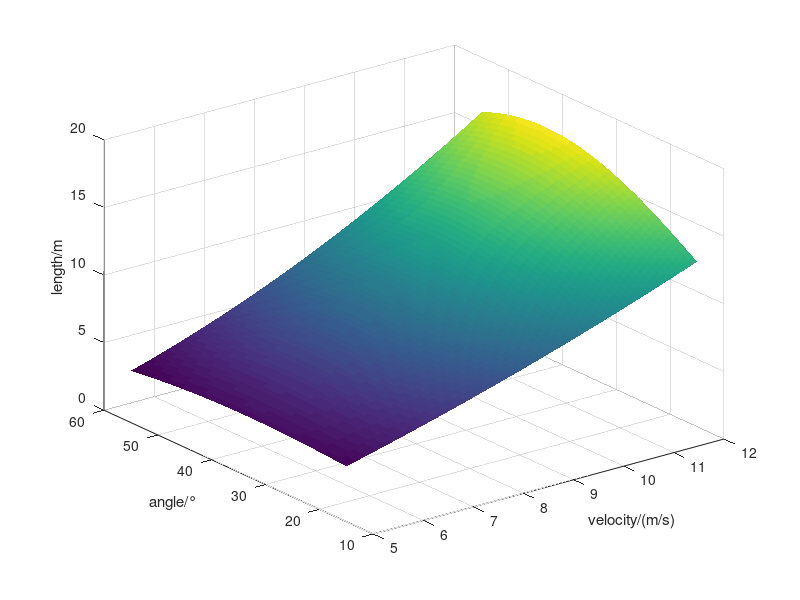

Write MATLAB code to recreate this figure. (Note: this script raises an error after producing the figure.)
clear;clc;
%导入数据
g = 9.81;
Pi = 3.14;
start_velocity= [10.5,10.1,9.9,9.3,9.1,9.9,8.1,8.3,8.2,8.2,8.1,8.0,7.7,7.1,6.9,6.0];
start_angle = [33,34,35,36,31,35,35,32,33,36,35,37,28,35,34,36];
x_length = [13.08,12.36,12.03,10.93,10.28,12.03,8.78,8.99,8.88,8.97,8.78,8.65,7.84,7.22,6.92,5.69];

X = [start_velocity',start_angle'];
Y = x_length';
k0 = 0.5*0.53*1.293*((0.1336/2)^2)*Pi;
%简单模型
%fun = @(p,X)X(:,1).*(cosd(X(:,2))).*((X(:,1).*(sind(X(:,2))))+((X(:,1).*(sind(X(:,2)))).^2+2*p(1)*p(2)).^0.5)/p(1);
%p0 = [9.81,2.4];
%x轴向线性模型，考虑空气阻力二阶量
%fun = @(p,X)X(:,1).*(cosd(X(:,2))).*((X(:,1).*(sind(X(:,2))))+((X(:,1).*(sind(X(:,2)))).^2+2*p(1)*p(2)).^0.5)/p(1) - p(3)*X(:,1).*cosd(X(:,2))/(2*2).*(X(:,1).*(cosd(X(:,2))).*((X(:,1).*(sind(X(:,2))))+((X(:,1).*(sind(X(:,2)))).^2+2*p(1)*p(2)).^0.5)/p(1)).^2;
%p0 = [9.81,2.4,0.0048];
%x轴向线性模型，考虑空气阻力和空气升力二阶量
%t = (X(:,1).*sind(X(:,2)) + ((X(:,1).*sind(X(:,2))).^2+2*p(1)*p(2)).^0.5)/p(1)
%vy = X(:,1).*sind(X(:,2))
%vx = X(:,1).*cosd(X(:,2))
fun = @(p,X)((1-p(3)*((X(:,1).*sind(X(:,2)) + ((X(:,1).*sind(X(:,2))).^2+2*p(1)*p(2)).^0.5)/p(1))+p(3)^2.*(((X(:,1).*sind(X(:,2)) + ((X(:,1).*sind(X(:,2))).^2+2*p(1)*p(2)).^0.5)/p(1)).^2)/2).*(- (X(:,1).*cosd(X(:,2)))*p(3)^2 + p(4)*(X(:,1).*sind(X(:,2)))*p(3) + p(1)*p(4)))/p(3)^3 - (- (X(:,1).*cosd(X(:,2)))*p(3)^2 + p(4)*(X(:,1).*sind(X(:,2)))*p(3) + p(1)*p(4))/p(3)^3 + (((X(:,1).*sind(X(:,2)) + ((X(:,1).*sind(X(:,2))).^2+2*p(1)*p(2)).^0.5)/p(1)).*(p(1)*p(4) + p(3)*p(4)*(X(:,1).*sind(X(:,2)))))/p(3)^2 - (g*p(4)*((X(:,1).*sind(X(:,2)) + ((X(:,1).*sind(X(:,2))).^2+2*p(1)*p(2)).^0.5)/p(1)).^2)/(2*p(3));
%
fun = @(p,X)(exp(-p(3)*((X(:,1).*sind(X(:,2)) + ((X(:,1).*sind(X(:,2))).^2+2*p(1)*p(2)).^0.5)/p(1))).*(- (X(:,1).*cosd(X(:,2)))*p(3)^2 + p(4)*(X(:,1).*sind(X(:,2)))*p(3) + p(1)*p(4)))/p(3)^3 - (- (X(:,1).*cosd(X(:,2)))*p(3)^2 + p(4)*(X(:,1).*sind(X(:,2)))*p(3) + p(1)*p(4))/p(3)^3 + (((X(:,1).*sind(X(:,2)) + ((X(:,1).*sind(X(:,2))).^2+2*p(1)*p(2)).^0.5)/p(1)).*(p(1)*p(4) + p(3)*p(4)*(X(:,1).*sind(X(:,2)))))/p(3)^2 - (g*p(4)*((X(:,1).*sind(X(:,2)) + ((X(:,1).*sind(X(:,2))).^2+2*p(1)*p(2)).^0.5)/p(1)).^2)/(2*p(3));

p0 = [9.81,2.4,0.0048,0.0048];
opts = statset('nlinfit');
opts.RobustWgtFun = 'bisquare';
%p = nlinfit(X,Y,fun,p0,opts);
LB =[0,0,0,0];
UB = [];
options = optimset('MaxFunEvals',800,'MaxIter',500,'TolFun',1.000000e-06);
p = lsqcurvefit(fun,p0,X,Y,LB,UB,options);
%计算拟合值
Y1 = fun(p,X);

%计算MSE
[m , n]= size(Y);
Yc = (Y1 - Y);
MSE = sum(Yc.^2)/m;
%画图
c_velocity=5:0.1:12;
c_angle=15:0.1:55;
[V, A] = meshgrid(c_velocity, c_angle); %生成网格
X_mesh = [V(:), A(:)];
% 计算对应的Z值
L = fun(p, X_mesh);
L = reshape(L, size(V));

% 绘制三维图像
figure;
surf(V, A, L, 'EdgeColor', 'none');
xlabel('velocity/(m/s)');
ylabel('angle/°');
zlabel('length/m');
fig = gcf;
fig.PaperPositionMode = 'auto';
fig_pos = fig.PaperPosition;
fig.PaperSize = [fig_pos(3),fig_pos(4)];
%计算
d = [8.70,36.7];
S1 = fun(p,d);
%最优化计算
velocity = 8;
objective = @(angle) -fun(p,[velocity,angle]);
angle_best = fminbnd(objective, 0, 90, opts);
%绘图
figure;
c_angle=15:0.1:55;
c_velocity = zeros(size(c_angle));
c_velocity(:) = velocity;
L = fun(p, [c_velocity',c_angle']);
plot(c_angle,L,'LineWidth', 2);
xlabel('angle/°');
ylabel('length/m');

hold on;

[maxY, maxIndex] = max(L);
maxX = c_angle(maxIndex);
plot(maxX, maxY, 'ro', 'MarkerFaceColor', 'r');
plot([c_angle(1), maxX], [maxY, maxY], 'k--'); % 从原点到最高点的水平虚线
plot([maxX, maxX], [7, maxY], 'k--'); % 从最高点到 x 轴的垂直虚线
plot(maxX, maxY, 'ro', 'MarkerFaceColor', 'r');
legend('velocity = 8m/s','最佳出手角度点');
labelX = (c_angle(1) + c_angle(350)) / 2;
labelY = (L(250) + L(350)) / 2;
text(labelX, labelY, ['Max: (', num2str(maxX), ', ', num2str(maxY), ')'],'FontSize', 13, 'FontWeight', 'bold');
fig = gcf;
fig.PaperPositionMode = 'auto';
fig_pos = fig.PaperPosition;
fig.PaperSize = [fig_pos(3),fig_pos(4)];